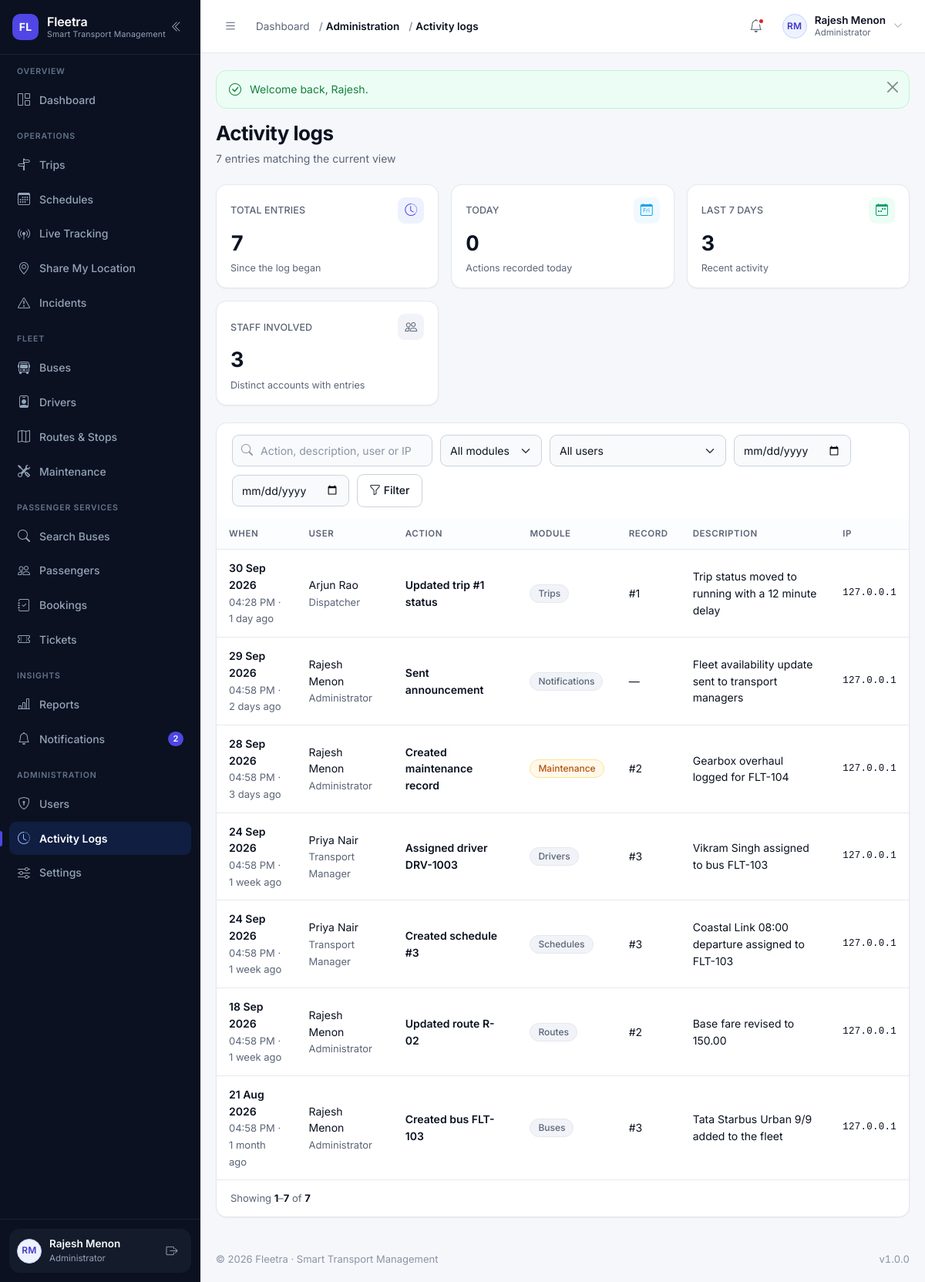
Screenshot of /modules/logs/index.php (signed in) with the database file from the repository.
### tables this page shows
CREATE TABLE users (
    id            INT UNSIGNED NOT NULL AUTO_INCREMENT,
    name          VARCHAR(120)  NOT NULL,
    email         VARCHAR(160)  NOT NULL,
    phone         VARCHAR(20)   DEFAULT NULL,
    password      VARCHAR(255)  NOT NULL COMMENT 'password_hash() output — never plain text',
    role          VARCHAR(30)   NOT NULL DEFAULT 'passenger'
                  COMMENT 'admin | manager | dispatcher | driver | passenger (VARCHAR so new roles need no migration)',
    profile_image VARCHAR(255)  DEFAULT NULL,
    status        ENUM('active','inactive','suspended','deleted') NOT NULL DEFAULT 'active',
    last_login    DATETIME      DEFAULT NULL,
    created_at    DATETIME      NOT NULL DEFAULT CURRENT_TIMESTAMP,
    updated_at    DATETIME      NOT NULL DEFAULT CURRENT_TIMESTAMP ON UPDATE CURRENT_TIMESTAMP,
    PRIMARY KEY (id),
    UNIQUE KEY uq_users_email (email),
    KEY idx_users_role (role),
    KEY idx_users_status (status)
);

CREATE TABLE activity_logs (
    id          INT UNSIGNED NOT NULL AUTO_INCREMENT,
    user_id     INT UNSIGNED DEFAULT NULL,
    action      VARCHAR(160) NOT NULL,
    module      VARCHAR(60)  NOT NULL,
    record_id   INT UNSIGNED DEFAULT NULL,
    description VARCHAR(255) DEFAULT NULL,
    ip_address  VARCHAR(45)  DEFAULT NULL,
    created_at  DATETIME NOT NULL DEFAULT CURRENT_TIMESTAMP,
    PRIMARY KEY (id),
    KEY idx_logs_user (user_id),
    KEY idx_logs_module (module),
    KEY idx_logs_created (created_at),
    CONSTRAINT fk_logs_user FOREIGN KEY (user_id) REFERENCES users (id) ON DELETE SET NULL
);

### modules/logs/index.php (the view, shortened to what the rows shown need)
<?php
require_once __DIR__ . '/../../includes/permissions.php';
require_permission('logs.view');
$search       = get('q');
$moduleFilter = get('module');
$userFilter   = get('user_id');
$dateFrom     = get('date_from');
$dateTo       = get('date_to');
$where  = [];
$params = [];
$whereSql = $where === [] ? '' : 'WHERE ' . implode(' AND ', $where);
$joins    = 'FROM activity_logs l LEFT JOIN users u ON u.id = l.user_id';
$total = (int) db_value("SELECT COUNT(*) $joins $whereSql", $params, 0);
$page  = paginate($total, 25);
$logs = db_all(
    "SELECT l.id, l.action, l.module, l.record_id, l.description, l.ip_address, l.created_at,
            u.name AS user_name, u.role AS user_role
       $joins
       $whereSql
      ORDER BY l.created_at DESC, l.id DESC
      LIMIT {$page['per_page']} OFFSET {$page['offset']}",
    $params
);
$hasFilters = $search !== '' || $moduleFilter !== '' || $userFilter !== ''
    || is_valid_date($dateFrom) || is_valid_date($dateTo);
require __DIR__ . '/../../includes/header.php';
?>
<?= render_page_header(
    'Activity logs',
    number_format($total) . ' entr' . ($total === 1 ? 'y' : 'ies') . ' matching the current view'
) ?>
<div class="card-fl">
    <?php if ($logs === []): ?>
        <?= empty_state(
            $hasFilters ? 'No log entries match these filters' : 'No activity recorded yet',
            $hasFilters
                ? 'Try a wider date range, or clear the filters to see the whole audit trail.'
                : 'Creating a bus, updating a schedule or sending an announcement will be recorded here.',
            'bi-clock-history'
        ) ?>
    <?php else: ?>
        <div class="table-wrap">
            <table class="table-fl">
                <thead>
                    <tr>
                        <th>When</th>
                        <th>User</th>
                        <th>Action</th>
                        <th>Module</th>
                        <th>Record</th>
                        <th>Description</th>
                        <th>IP</th>
                    </tr>
                </thead>
                <tbody>
                    <?php foreach ($logs as $entry): ?>
                        <tr>
                            <td>
                                <span class="cell-strong"><?= e(format_date((string) $entry['created_at'], 'd M Y')) ?></span><br>
                                <span class="cell-muted">
                                    <?= e(format_time((string) $entry['created_at'])) ?>
                                    · <?= e(time_ago((string) $entry['created_at'])) ?>
                                </span>
                            </td>
                            <td>
                                <?php if ($entry['user_name'] !== null): ?>
                                    <?= e($entry['user_name']) ?><br>
                                    <span class="cell-muted"><?= e(role_label((string) $entry['user_role'])) ?></span>
                                <?php else: ?>
                                    <span class="cell-muted">System</span>
                                <?php endif; ?>
                            </td>
                            <td class="cell-strong"><?= e($entry['action']) ?></td>
                            <td><?= status_badge((string) $entry['module'], labelize((string) $entry['module'])) ?></td>
                            <td><?= $entry['record_id'] !== null ? '#' . (int) $entry['record_id'] : '—' ?></td>
                            <td><?= e((string) ($entry['description'] ?? '—')) ?></td>
                            <td class="cell-mono"><?= e((string) ($entry['ip_address'] ?? '—')) ?></td>
                        </tr>
                    <?php endforeach; ?>
                </tbody>
            </table>
        </div>
    <?php endif; ?>
</div>
<?php require __DIR__ . '/../../includes/footer.php'; ?>

### includes/sidebar.php (shortened to what the rows shown need)
<?php
$navUser        = current_user();
?>
<aside class="sidebar" id="appSidebar" aria-label="Main navigation">
    <div class="sidebar__footer">
        <div class="sidebar-user">
            <a class="sidebar-user__link" href="<?= e(url('profile.php')) ?>" title="Open my profile">
                <?= avatar_markup($navUser, 'sm') ?>
                <span class="sidebar-user__text">
                    <span class="sidebar-user__name"><?= e($navUser['name'] ?? 'Guest') ?></span>
                    <span class="sidebar-user__role"><?= e(role_label(current_role())) ?></span>
                </span>
            </a>
        </div>
    </div>
</aside>

### includes/functions.php (shortened to what the rows shown need)
<?php
require_once __DIR__ . '/../config/database.php';
function url(string $path = ''): string
{
    return BASE_URL . ltrim($path, '/');
}
function e(mixed $value): string
{
    return htmlspecialchars((string) ($value ?? ''), ENT_QUOTES | ENT_SUBSTITUTE, 'UTF-8');
}
function get_int(string $key, int $default = 0, int $min = 0): int
{
    $value = filter_var($_GET[$key] ?? null, FILTER_VALIDATE_INT);
    return $value === false ? $default : max($min, (int) $value);
}
function paginate(int $total, int $perPage = 15, ?int $currentPage = null): array
{
    $perPage     = max(1, $perPage);
    $pages       = max(1, (int) ceil($total / $perPage));
    $currentPage = $currentPage ?? get_int('page', 1, 1);
    $currentPage = min(max(1, $currentPage), $pages);
    $offset      = ($currentPage - 1) * $perPage;
    return [
        'page'     => $currentPage,
        'per_page' => $perPage,
        'total'    => $total,
        'pages'    => $pages,
        'offset'   => $offset,
        'from'     => $total === 0 ? 0 : $offset + 1,
        'to'       => min($offset + $perPage, $total),
    ];
}
function format_date(?string $date, string $format = 'd M Y'): string
{
    $timestamp = strtotime($date);
    return $timestamp ? date($format, $timestamp) : '—';
}
function format_time(?string $time, string $format = 'h:i A'): string
{
    $timestamp = strtotime($time);
    return $timestamp ? date($format, $timestamp) : '—';
}
function time_ago(?string $datetime): string
{
    $timestamp = strtotime($datetime);
    $seconds = time() - $timestamp;
    $units = [
        31536000 => 'year',
        2592000  => 'month',
        604800   => 'week',
        86400    => 'day',
        3600     => 'hour',
        60       => 'minute',
    ];
    foreach ($units as $unitSeconds => $label) {
        if ($seconds >= $unitSeconds) {
            $value = (int) floor($seconds / $unitSeconds);
            return $value . ' ' . $label . ($value > 1 ? 's' : '') . ' ago';
        }
    }
    return 'just now';
}
function initials(?string $name): string
{
    $name  = trim((string) $name);
    $parts    = preg_split('/\s+/', $name) ?: [];
    $initials = '';
    foreach ($parts as $part) {
        $initials .= strtoupper(substr($part, 0, 1));
        if (strlen($initials) === 2) {
            break;
        }
    }
    return $initials !== '' ? $initials : 'FL';
}
function labelize(?string $value): string
{
    return ucwords(str_replace(['_', '-'], ' ', (string) $value));
}
function status_variant(?string $status): string
{
    $key = strtolower(str_replace([' ', '-'], '_', (string) $status));
    $map = [
        'active'        => 'success',
        'available'     => 'success',
        'enabled'       => 'success',
        'inactive'      => 'muted',
        'disabled'      => 'muted',
        'retired'       => 'muted',
        'maintenance'   => 'warning',
        'in_service'    => 'warning',
        'scheduled'     => 'info',
        'upcoming'      => 'info',
        'due'           => 'warning',
        'overdue'       => 'danger',
        'in_progress'   => 'info',
        'routine'       => 'muted',
        'repair'        => 'warning',
        'live'          => 'success',
        'recent'        => 'info',
        'stale'         => 'warning',
        'offline'       => 'muted',
        'no_location'   => 'muted',
        'boarding'      => 'info',
        'running'       => 'primary',
        'on_time'       => 'success',
        'delayed'       => 'warning',
        'completed'     => 'success',
        'cancelled'     => 'danger',
        'canceled'      => 'danger',
        'missed'        => 'danger',
        'diverted'      => 'warning',
        'valid'         => 'success',
        'trip'          => 'info',
        'delay'         => 'warning',
        'booking'       => 'primary',
        'emergency'     => 'danger',
        'system'        => 'muted',
        'confirmed'     => 'success',
        'pending'       => 'warning',
        'paid'          => 'success',
        'unpaid'        => 'warning',
        'partial'       => 'warning',
        'failed'        => 'danger',
        'refunded'      => 'muted',
        'expired'       => 'danger',
        'used'          => 'muted',
        'checked_in'    => 'info',
        'no_show'       => 'muted',
        'on_leave'      => 'warning',
        'suspended'     => 'danger',
        'terminated'    => 'danger',
        'resigned'      => 'muted',
        'low'           => 'info',
        'medium'        => 'warning',
        'high'          => 'danger',
        'critical'      => 'danger',
        'open'          => 'warning',
        'investigating' => 'warning',
        'resolved'      => 'success',
        'closed'        => 'muted',
    ];
    return $map[$key] ?? 'muted';
}
function status_badge(?string $status, ?string $label = null): string
{
    $status = (string) $status;
    return '<span class="badge-status badge-' . e(status_variant($status)) . '">'
        . e($label ?? labelize($status)) . '</span>';
}
function upload_url(?string $filename, string $folder): ?string
{
    if (empty($filename)) {
        return null;
    }
    return url('uploads/' . trim($folder, '/') . '/' . $filename);
}
function avatar_markup(?array $user, string $size = 'sm'): string
{
    $name = (string) ($user['name'] ?? '');
    $url  = upload_url($user['profile_image'] ?? null, 'profiles');
    return '<span class="avatar avatar--' . e($size) . '" aria-hidden="true">'
        . e(initials($name)) . '</span>';
}
function render_page_header(string $title, string $subtitle = '', string $actionsHtml = ''): string
{
    $html = '<div class="page-head"><div class="page-head__text">';
    $html .= '<h1 class="page-title">' . e($title) . '</h1>';
    if ($subtitle !== '') {
        $html .= '<p class="page-subtitle">' . e($subtitle) . '</p>';
    }
    $html .= '</div>';
    return $html . '</div>';
}

### includes/topbar.php (shortened to what the rows shown need)
<?php
$topbarUser     = current_user();
?>
<header class="topbar">
    <div class="topbar__right">
        <div class="dropdown">
            <button class="user-menu" type="button" data-bs-toggle="dropdown"
                    aria-expanded="false" aria-haspopup="true">
                <?= avatar_markup($topbarUser, 'sm') ?>
                <span class="user-menu__text">
                    <span class="user-menu__name"><?= e($topbarUser['name'] ?? 'Guest') ?></span>
                    <span class="user-menu__role"><?= e(role_label(current_role())) ?></span>
                </span>
                <i class="bi bi-chevron-down user-menu__caret" aria-hidden="true"></i>
            </button>
        </div>
    </div>
</header>

### rows the page displays
users: name "RM RM", name "Rajesh Menon", role "Administrator"
activity_logs: created_at "30 Sep 2026", created_at "04:28 PM", created_at "1 day ago", user.name "Arjun Rao", user.role "Dispatcher", action "Updated trip #1 status", label "Trips", record "1", description "Trip status moved to running with a 12 minute delay", ip_address "127.0.0.1"
activity_logs: created_at "29 Sep 2026", created_at "04:58 PM", created_at "2 days ago", user.name "Rajesh Menon", user.role "Administrator", action "Sent announcement", label "Notifications", description "Fleet availability update sent to transport managers", ip_address "127.0.0.1"
activity_logs: created_at "28 Sep 2026", created_at "04:58 PM", created_at "3 days ago", user.name "Rajesh Menon", user.role "Administrator", action "Created maintenance record", label "Maintenance", record "2", description "Gearbox overhaul logged for FLT-104", ip_address "127.0.0.1"
activity_logs: created_at "24 Sep 2026", created_at "04:58 PM", created_at "1 week ago", user.name "Priya Nair", user.role "Transport Manager", action "Assigned driver DRV-1003", label "Drivers", record "3", description "Vikram Singh assigned to bus FLT-103", ip_address "127.0.0.1"
activity_logs: created_at "24 Sep 2026", created_at "04:58 PM", created_at "1 week ago", user.name "Priya Nair", user.role "Transport Manager", action "Created schedule #3", label "Schedules", record "3", description "Coastal Link 08:00 departure assigned to FLT-103", ip_address "127.0.0.1"
activity_logs: created_at "18 Sep 2026", created_at "04:58 PM", created_at "1 week ago", user.name "Rajesh Menon", user.role "Administrator", action "Updated route R-02", label "Routes", record "2", description "Base fare revised to 150.00", ip_address "127.0.0.1"
activity_logs: created_at "21 Aug 2026", created_at "04:58 PM", created_at "1 month ago", user.name "Rajesh Menon", user.role "Administrator", action "Created bus FLT-103", label "Buses", record "3", description "Tata Starbus Urban 9/9 added to the fleet", ip_address "127.0.0.1"

### other values shown
FLEETRA_NAME "Fleetra"
FLEETRA_TAGLINE "Smart Transport Management"
$group['section'] "OVERVIEW"
$label "Dashboard"
$group['section'] "OPERATIONS"
$label "Trips"
$label "Schedules"
$label "Live Tracking"
$label "Share My Location"
$label "Incidents"
$group['section'] "FLEET"
$label "Buses"
$label "Drivers"
$label "Routes & Stops"
$label "Maintenance"
